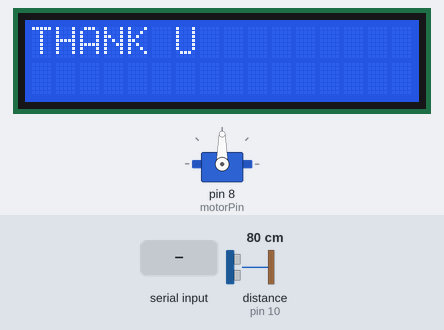
Bench run of a sketch on a simulated Arduino Uno, built with avr-gcc and run on an emulated ATmega328P. Shown: 16×2 character LCD, servo. Wiring (inferred from the names in the program): ultrasonic range finder: trigger pin 9; echo pin 10. The inputs (shaded band) are chosen by the test bench; at power-on: distance to the obstacle (sensor on pin 10) 80 cm. The echo pulse lasts 58.3 µs per cm.

Above: at 1.2 s.
1.3 s: "CRASH\n" received over Serial
At 2.5 s:
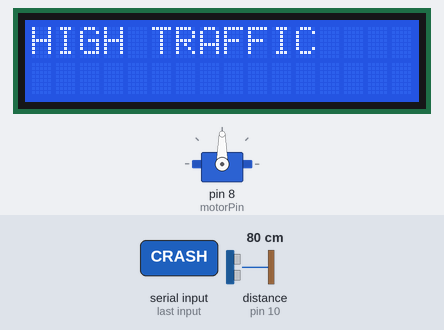
Timing chart, 0 to 4.3 s (numbered marks = the images above; inputs shaded):
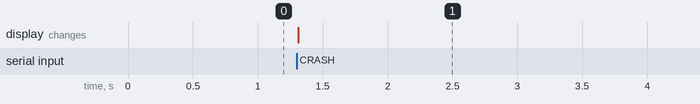

Measured:
- after the input at 1.3 s, the display: changes at once (image 1)

The sketch:

abdullahscode.ino
```cpp
#include <LiquidCrystal.h>
#include <Servo.h>

const int rs = 12, en = 11, d4 = 5, d5 = 4, d6 = 3, d7 = 2;
LiquidCrystal lcd(rs, en, d4, d5, d6, d7);
Servo entryBarrier;
const int motorPin = 8;
const int trigPin = 9;
const int echoPin = 10;
volatile bool pulseSent = false;
unsigned long pulseStartTime = 0;
const long pulseDuration = 10;  // Pulse duration in microseconds as a variable for tracking
bool gateOpen = false;
unsigned long gateOpenMillis = 0;
const long gateOpenDuration = 3000; // Duration for which the gate remains open

void setup() {
  Serial.begin(9600);
  lcd.begin(16, 2);
  entryBarrier.attach(motorPin);
  pinMode(trigPin, OUTPUT);
  pinMode(echoPin, INPUT);
  updateLCD("THANK U");
}

void updateLCD(String message) {
  lcd.clear();
  lcd.setCursor(0, 0);
  lcd.print(message);
}

void sendPulse() {
  digitalWrite(trigPin, HIGH);
  pulseStartTime = micros();
  pulseSent = true;
}

void loop() {
  unsigned long currentMillis = millis();
  unsigned long currentMicros = micros();

  if (Serial.available()) {
    String received = Serial.readStringUntil('\n');
    received.trim();
    if (received == "CRASH") {
      updateLCD("HIGH TRAFFIC");
      return;
    }
  }

  if (!pulseSent) {
    digitalWrite(trigPin, LOW);
    delayMicroseconds(2);
    sendPulse();
  } else if (pulseSent && (currentMicros - pulseStartTime >= pulseDuration)) {
    digitalWrite(trigPin, LOW);
    pulseSent = false;

    // Measure the distance immediately after sending pulse
    unsigned long duration = pulseIn(echoPin, HIGH);
    int distance = duration * 0.034 / 2;

    if (distance <= 5 && !gateOpen) {
      entryBarrier.write(90);
      gateOpenMillis = currentMillis;
      gateOpen = true;
    }
    if (gateOpen && currentMillis - gateOpenMillis >= gateOpenDuration) {
      entryBarrier.write(0);
      gateOpen = false;
      updateLCD("THANK U");
    }
  }
}
```
